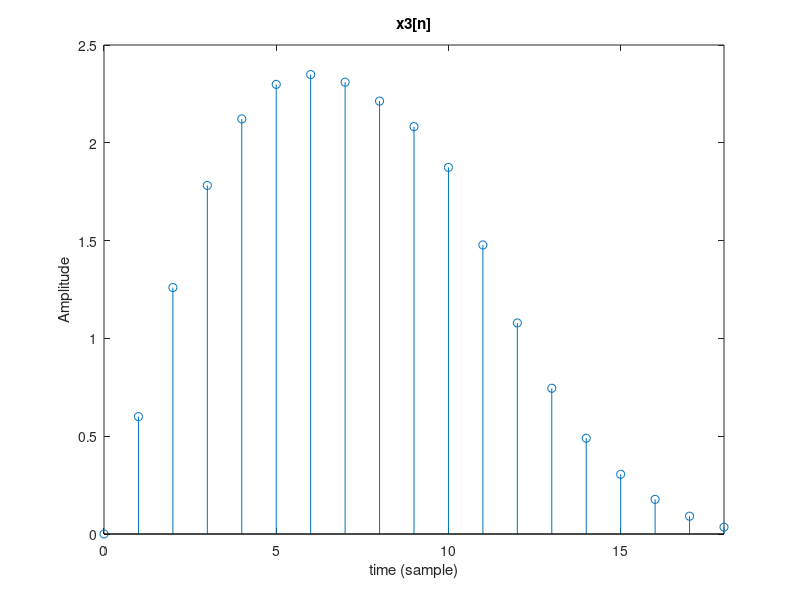
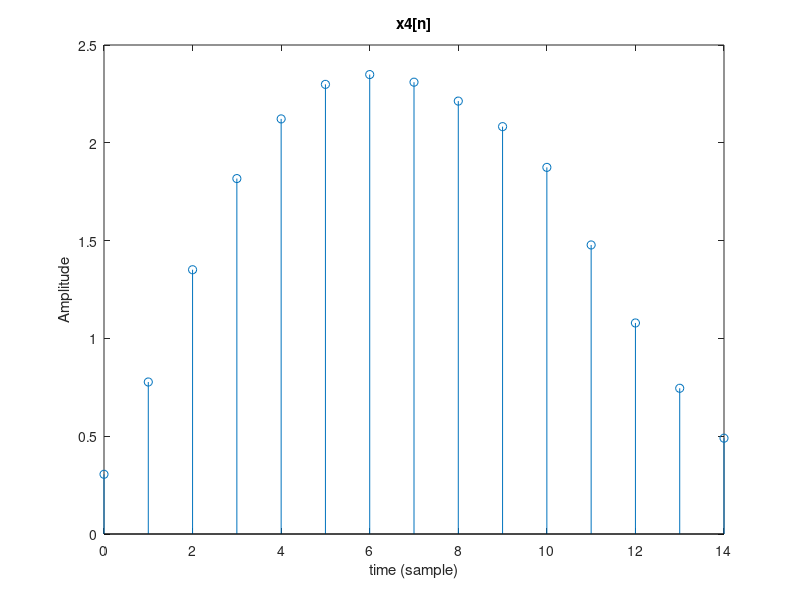
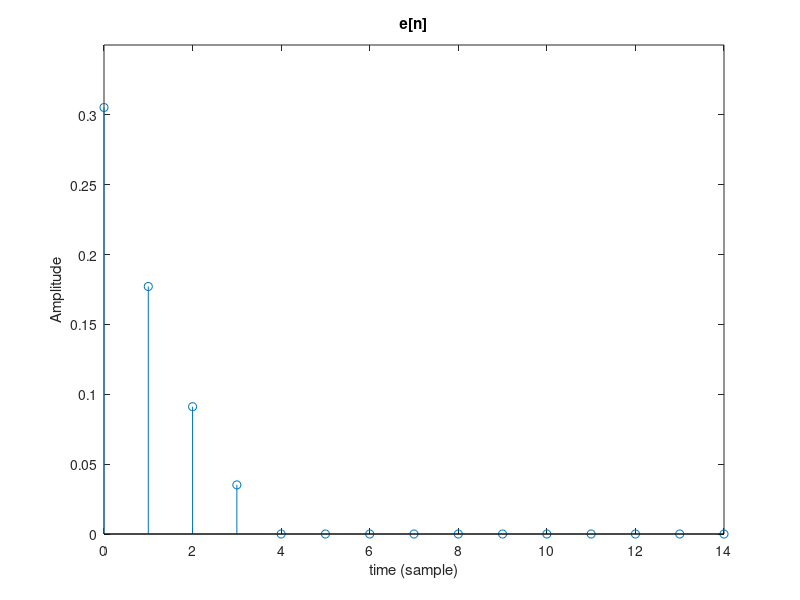
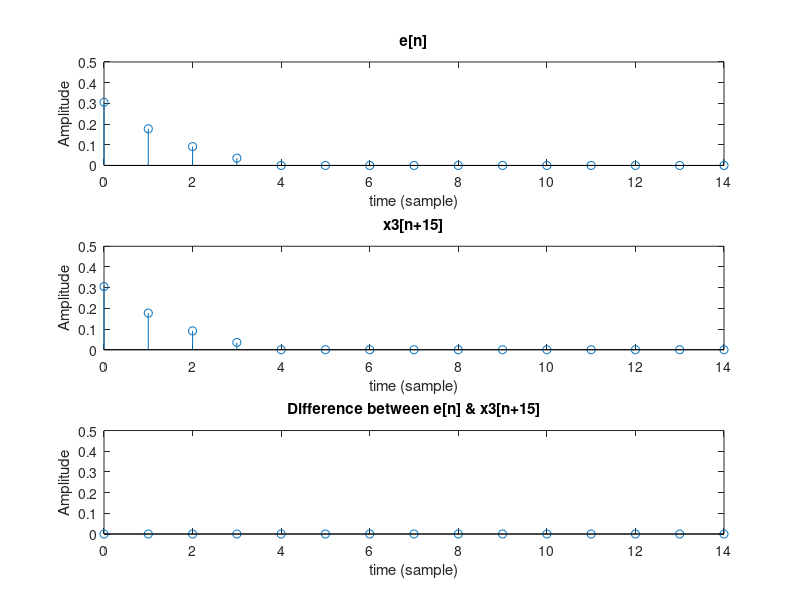

MATLAB code for these plots, in order:
clc;
clear all;
close all;
%% 1.
N = 15;
n = 0:1:9;
%(a)
x1 = 0.9.^n;
x2 = n.*(0.6.^n);
x3 = conv(x1, x2);
n2 = 1:length(x3);
figure(1);
stem(n2-1, x3);
title('x3[n]');
xlabel('time (sample)');
ylabel('Amplitude');
xlim([0 18]);
%(b)
x4 = cconv(x1, x2, N); %circular convolution
n3 = 1:length(x4);
figure(2);
stem(n3-1, x4);
title('x4[n]');
xlabel('time (sample)');
ylabel('Amplitude');
xlim([0 N-1]);
%(c)
e = x4 - x3(1:N);
x3_shift = [x3(N+1:N+4) zeros(1,11)]
n4 = 1:length(e);
figure(3);
stem(n4-1, e);
title('e[n]');
xlabel('time (sample)');
ylabel('Amplitude');
xlim([0 N-1]);
ylim([0 0.35]);


figure(4);
subplot(3,1,1);
stem(n4-1, e);
xlim([0 N-1]); ylim([0 0.5]);
xlabel('time (sample)'); ylabel('Amplitude');
title('e[n]');
subplot(3,1,2);
stem(n4-1, x3_shift);
xlim([0 N-1]); ylim([0 0.5]);
xlabel('time (sample)'); ylabel('Amplitude');
title('x3[n+15]');
subplot(3,1,3);
stem(n4-1, e - x3_shift);
xlim([0 N-1]); ylim([0 0.5]);
xlabel('time (sample)'); ylabel('Amplitude');
title('Difference between e[n] & x3[n+15]');


